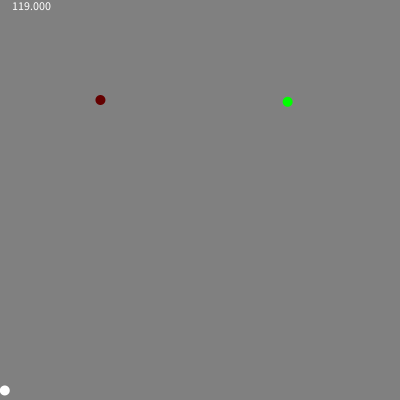
Frame 1 (no input)
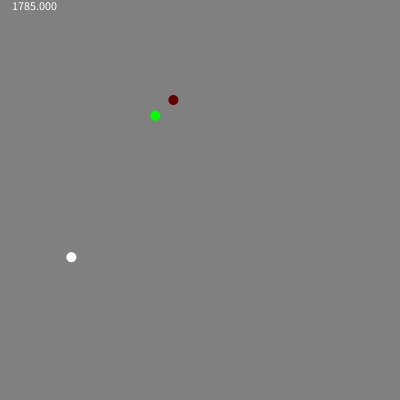
Frame 60 (the mouse pressed at the canvas centre just before this capture)
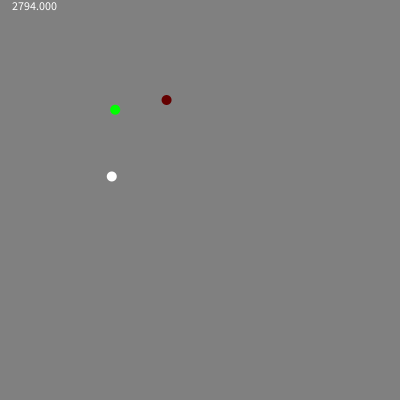
Frame 120 (the mouse held since frame 60 and released just before this capture)

The Processing sketch that drew these frames (run headless with seeded random() and noise(); from frame 60 on, the mouse is pressed at the canvas centre):

// Processing sketch: triangle_pathing
// ── triangle_pathing.pde
Point origin, p1, p2;
PolygonPath triangle, zigs, linepath;

int STEPS = 75000; // higher steps means slower movement

void setup() {
  size(400, 400);
  origin = new Point(0, height);
  p1 = new Point(width/2, 0);
  p2 = new Point(width, height);
  triangle = new PolygonPath(new Point[]{ origin, p1, p2 }, 15000);
  
  // randomize zig zag points (don't do this in intentional sketches :P)
  Point[] zig_points = new Point[20];
  for (int i=0; i < zig_points.length; i++) {
    zig_points[i] = new Point(random(width), random(height));
  }
  zigs = new PolygonPath(zig_points, 10000);
  
  linepath = new PolygonPath(
    new Point[]{ 
      new Point(10, 100), 
      new Point(width - 10, 100) 
    },
    1000
  );
}

void draw() {
  background(128);
  fill(255); 
  noStroke();
  
  long now = millis();
  text(now, 10, 10);
  
  Point tri_center = triangle.point(now);
  fill(255);
  ellipse(tri_center.x, tri_center.y, 10, 10);
  
  Point zig_center = zigs.point(now);
  fill(0, 255, 0);
  ellipse(zig_center.x, zig_center.y, 10, 10);
  
  Point l_center = linepath.point(now);
  fill(100, 0, 0);
  ellipse(l_center.x, l_center.y, 10, 10);
}

// ── Point.pde
class Point {
   float x,y;
   
   Point(float x, float y) {
     this.x = x;
     this.y = y;
   }
   
   Point(int x, int y) {
     this.x = float(x);
     this.y = float(y);
   }
   
   Point() {
     this.x = 0;
     this.y = 0;
   }
}

// ── PolygonPath.pde
class PolygonPath {
  Point[] points;
  int max_counter;
  
  PolygonPath(Point[] points, int max_counter) {
    this.points = points;
    this.max_counter = max_counter;
  }
  
  Point point(float timer) {
    return this.point(int(timer));
  }
  
  Point point(long timer) {
    return this.point(int(timer));
  }

  Point point(int timer) {
    int counter = timer % max_counter;
    float progress = map(counter, 0, max_counter, 0.0, 1.0);
    float x = 0, y = 0;
    
    // progress around the shape. 
    // 25% around a triangle is between 0 and 1
    
    Point from = new Point(),
          to = new Point();
    float segment_progress = 0;
    for (int n=0; n < points.length; n++) {
      float startrange = map(n, 0, points.length, 0, 1.0);
      float endrange   = map(n + 1, 0, points.length, 0, 1.0);
      
      if (startrange < progress && progress < endrange) {
        // get current % along segment
        segment_progress = map(progress - startrange, 
          0, (endrange - startrange),
          0, 1.0
        );
        from = points[n];
        to = points[(n + 1) % points.length];
      }
    }
    
    x = lerp(from.x, to.x, segment_progress);
    y = lerp(from.y, to.y, segment_progress);
    
    return new Point(x, y);
  }
}
